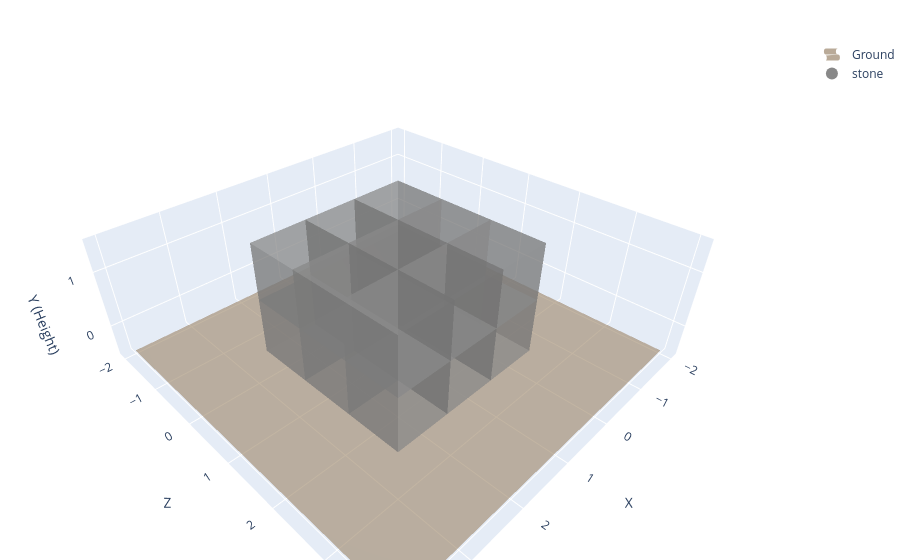

Notebook source saved alongside this figure:
### Markdown cell above
# Function: `is_equal`

### Code cell
from eval_code.size import is_equal

# Test case: 3x3x2 structure
coords = [
    # Bottom layer (y=0)
    {"x": 0, "y": 0, "z": 0, "material": "stone"},
    {"x": 1, "y": 0, "z": 0, "material": "stone"},
    {"x": 2, "y": 0, "z": 0, "material": "stone"},
    {"x": 0, "y": 0, "z": 1, "material": "stone"},
    {"x": 1, "y": 0, "z": 1, "material": "stone"},
    {"x": 2, "y": 0, "z": 1, "material": "stone"},
    {"x": 0, "y": 0, "z": 2, "material": "stone"},
    {"x": 1, "y": 0, "z": 2, "material": "stone"},
    {"x": 2, "y": 0, "z": 2, "material": "stone"},
    # Top layer (y=1)
    {"x": 0, "y": 1, "z": 0, "material": "stone"},
    {"x": 1, "y": 1, "z": 0, "material": "stone"},
    {"x": 2, "y": 1, "z": 0, "material": "stone"},
    {"x": 0, "y": 1, "z": 1, "material": "stone"},
    {"x": 1, "y": 1, "z": 1, "material": "stone"},
    {"x": 2, "y": 1, "z": 1, "material": "stone"},
    {"x": 0, "y": 1, "z": 2, "material": "stone"},
    {"x": 1, "y": 1, "z": 2, "material": "stone"},
    {"x": 2, "y": 1, "z": 2, "material": "stone"},
]

# Expect True: 3x3 in xz, 2 in y (range: dx=2, dz=2, dy=1)
assert True == is_equal(coords, xz=(3, 3), y=2)
print("✓ PASS: is_equal(coords, xz=(3, 3), y=2)")

# Expect False: Wrong size (should be 3x3x2, not 4x4x2)
assert False == is_equal(coords, xz=(4, 4), y=2)
print("✓ PASS: is_equal(coords, xz=(4, 4), y=2) returns 0")

# Expect False: Wrong height (should be 2, not 3)
assert False == is_equal(coords, xz=(3, 3), y=3)
print("✓ PASS: is_equal(coords, xz=(3, 3), y=3) returns 0")

plotly_blocks.plot(coords)

### Figure 1 — Plotly figure (JSON) as saved in the notebook; plotly's stock layout.template omitted (floating-point values rounded to 4 significant figures; data arrays with more than 128 entries replaced by an {"elided": "..."} marker saying what was removed)
{"data": [{"colorscale": [[0, "#8B7355"], [1, "#8B7355"]], "name": "Ground", "opacity": 0.6, "showlegend": true, "showscale": false, "type": "surface", "x": [[-2, 4], [-2, 4]], "y": [[-2, -2], [4, 4]], "z": [[-0.5, -0.5], [-0.5, -0.5]]}, {"facecolor": {"elided": "216 str values"}, "flatshading": true, "i": {"elided": "216 int values"}, "j": {"elided": "216 int values"}, "k": {"elided": "216 int values"}, "opacity": 0.5, "type": "mesh3d", "x": {"elided": "144 float values"}, "y": {"elided": "144 float values"}, "z": {"elided": "144 float values"}}, {"marker": {"color": "#888888", "size": 8}, "mode": "markers", "name": "stone", "showlegend": true, "type": "scatter3d", "x": [null], "y": [null], "z": [null]}], "layout": {"legend": {"itemsizing": "constant"}, "margin": {"b": 0, "l": 0, "r": 0, "t": 40}, "scene": {"aspectmode": "data", "xaxis": {"dtick": 1, "tick0": -1, "tickformat": ",d", "tickmode": "linear", "title": {"text": "X"}}, "yaxis": {"dtick": 1, "tick0": -1, "tickformat": ",d", "tickmode": "linear", "title": {"text": "Z"}}, "zaxis": {"dtick": 1, "tick0": -1, "tickformat": ",d", "tickmode": "linear", "title": {"text": "Y (Height)"}}}, "title": {"text": ""}}}
